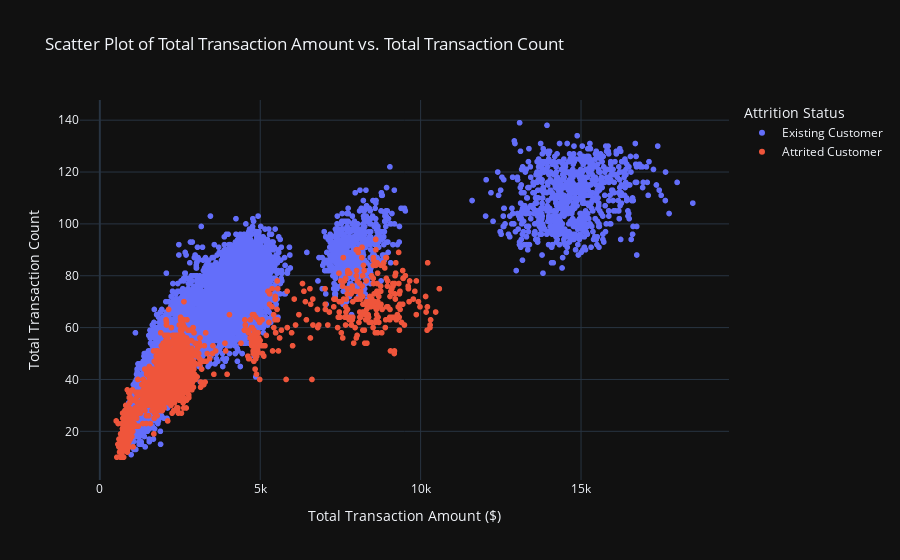

Notebook source saved alongside this figure:
### Markdown cell above
##### 3. Is it possible to classified customer status by using all time transaction count and amount?

### Code cell
fig = px.scatter(
    df,
    y='Total_Trans_Ct',
    x='Total_Trans_Amt',
    color='Attrition_Flag',
    title='Scatter Plot of Total Transaction Amount vs. Total Transaction Count',
    labels={'Total_Trans_Ct': 'Total Transaction Count', 'Total_Trans_Amt': 'Total Transaction Amount ($)'},
    template='plotly_dark'
)

fig.update_layout(
    yaxis_title='Total Transaction Count',
    xaxis_title='Total Transaction Amount ($)',
    legend_title='Attrition Status',
)

fig.show()

### Figure 1 — Plotly figure (JSON) as saved in the notebook; plotly's stock layout.template omitted (floating-point values rounded to 4 significant figures; data arrays with more than 128 entries replaced by an {"elided": "..."} marker saying what was removed)
{"data": [{"hovertemplate": "Attrition_Flag=Existing Customer<br>Total Transaction Amount ($)=%{x}<br>Total Transaction Count=%{y}<extra></extra>", "legendgroup": "Existing Customer", "marker": {"color": "#636efa", "symbol": "circle"}, "mode": "markers", "name": "Existing Customer", "showlegend": true, "type": "scattergl", "x": {"elided": "8500 int values"}, "xaxis": "x", "y": {"elided": "8500 int values"}, "yaxis": "y"}, {"hovertemplate": "Attrition_Flag=Attrited Customer<br>Total Transaction Amount ($)=%{x}<br>Total Transaction Count=%{y}<extra></extra>", "legendgroup": "Attrited Customer", "marker": {"color": "#EF553B", "symbol": "circle"}, "mode": "markers", "name": "Attrited Customer", "showlegend": true, "type": "scattergl", "x": {"elided": "1627 int values"}, "xaxis": "x", "y": {"elided": "1627 int values"}, "yaxis": "y"}], "layout": {"legend": {"title": {"text": "Attrition Status"}, "tracegroupgap": 0}, "title": {"text": "Scatter Plot of Total Transaction Amount vs. Total Transaction Count"}, "xaxis": {"anchor": "y", "domain": [0, 1], "title": {"text": "Total Transaction Amount ($)"}}, "yaxis": {"anchor": "x", "domain": [0, 1], "title": {"text": "Total Transaction Count"}}}}
